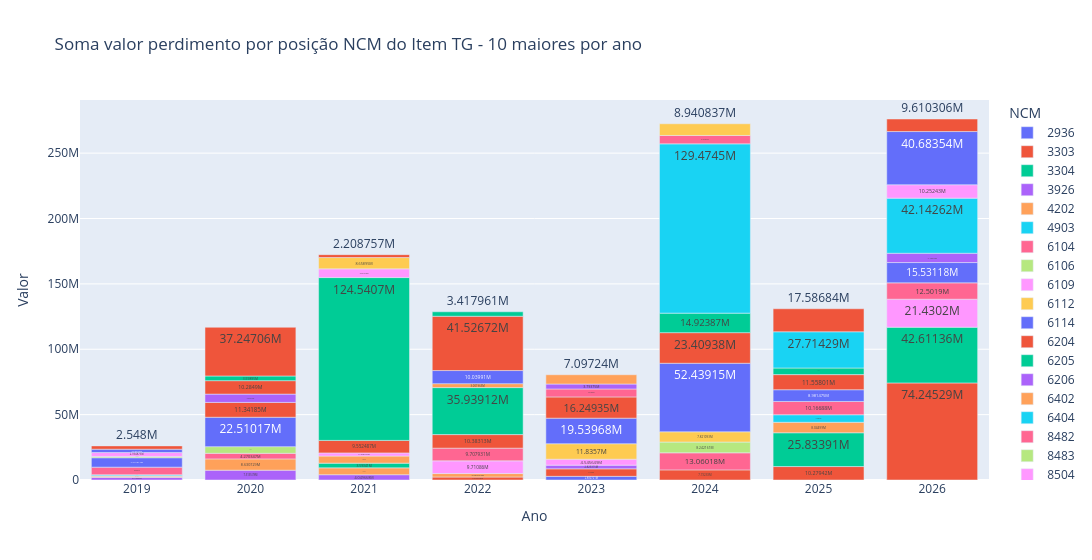

Notebook code for this chart:
### Markdown cell above
# Perdimento: 10 maiores NCMs por ano

### Code cell
g.FigNCMPorAno()

### Figure 1 — Plotly figure (JSON) as saved in the notebook; plotly's stock layout.template omitted (floating-point values rounded to 4 significant figures)
{"data": [{"hovertemplate": "NCM=2936<br>Ano=%{x}<br>Valor=%{y}<extra></extra>", "legendgroup": "2936", "marker": {"color": "#636efa", "pattern": {"shape": ""}}, "name": "2936", "orientation": "v", "showlegend": true, "textposition": "auto", "texttemplate": "%{y}", "type": "bar", "x": [2023], "xaxis": "x", "y": [2801000.0], "yaxis": "y"}, {"hovertemplate": "NCM=3303<br>Ano=%{x}<br>Valor=%{y}<extra></extra>", "legendgroup": "3303", "marker": {"color": "#EF553B", "pattern": {"shape": ""}}, "name": "3303", "orientation": "v", "showlegend": true, "textposition": "auto", "texttemplate": "%{y}", "type": "bar", "x": [2024, 2025, 2023, 2026, 2022], "xaxis": "x", "y": [7732000.0, 10280000.0, 5743000.0, 74250000.0, 2296000.0], "yaxis": "y"}, {"hovertemplate": "NCM=3304<br>Ano=%{x}<br>Valor=%{y}<extra></extra>", "legendgroup": "3304", "marker": {"color": "#00cc96", "pattern": {"shape": ""}}, "name": "3304", "orientation": "v", "showlegend": true, "textposition": "auto", "texttemplate": "%{y}", "type": "bar", "x": [2026, 2025], "xaxis": "x", "y": [42610000.0, 25830000.0], "yaxis": "y"}, {"hovertemplate": "NCM=3926<br>Ano=%{x}<br>Valor=%{y}<extra></extra>", "legendgroup": "3926", "marker": {"color": "#ab63fa", "pattern": {"shape": ""}}, "name": "3926", "orientation": "v", "showlegend": true, "textposition": "auto", "texttemplate": "%{y}", "type": "bar", "x": [2023, 2021, 2019, 2020], "xaxis": "x", "y": [2825000.0, 4050000.0, 2014000.0, 7514000.0], "yaxis": "y"}, {"hovertemplate": "NCM=4202<br>Ano=%{x}<br>Valor=%{y}<extra></extra>", "legendgroup": "4202", "marker": {"color": "#FFA15A", "pattern": {"shape": ""}}, "name": "4202", "orientation": "v", "showlegend": true, "textposition": "auto", "texttemplate": "%{y}", "type": "bar", "x": [2022, 2021, 2020, 2025], "xaxis": "x", "y": [2637000.0, 5238000.0, 8631000.0, 8045000.0], "yaxis": "y"}, {"hovertemplate": "NCM=4903<br>Ano=%{x}<br>Valor=%{y}<extra></extra>", "legendgroup": "4903", "marker": {"color": "#19d3f3", "pattern": {"shape": ""}}, "name": "4903", "orientation": "v", "showlegend": true, "textposition": "auto", "texttemplate": "%{y}", "type": "bar", "x": [2025], "xaxis": "x", "y": [5739000.0], "yaxis": "y"}, {"hovertemplate": "NCM=6104<br>Ano=%{x}<br>Valor=%{y}<extra></extra>", "legendgroup": "6104", "marker": {"color": "#FF6692", "pattern": {"shape": ""}}, "name": "6104", "orientation": "v", "showlegend": true, "textposition": "auto", "texttemplate": "%{y}", "type": "bar", "x": [2020], "xaxis": "x", "y": [4270000.0], "yaxis": "y"}, {"hovertemplate": "NCM=6106<br>Ano=%{x}<br>Valor=%{y}<extra></extra>", "legendgroup": "6106", "marker": {"color": "#B6E880", "pattern": {"shape": ""}}, "name": "6106", "orientation": "v", "showlegend": true, "textposition": "auto", "texttemplate": "%{y}", "type": "bar", "x": [2020], "xaxis": "x", "y": [5076000.0], "yaxis": "y"}, {"hovertemplate": "NCM=6109<br>Ano=%{x}<br>Valor=%{y}<extra></extra>", "legendgroup": "6109", "marker": {"color": "#FF97FF", "pattern": {"shape": ""}}, "name": "6109", "orientation": "v", "showlegend": true, "textposition": "auto", "texttemplate": "%{y}", "type": "bar", "x": [2022, 2026], "xaxis": "x", "y": [9711000.0, 21430000.0], "yaxis": "y"}, {"hovertemplate": "NCM=6112<br>Ano=%{x}<br>Valor=%{y}<extra></extra>", "legendgroup": "6112", "marker": {"color": "#FECB52", "pattern": {"shape": ""}}, "name": "6112", "orientation": "v", "showlegend": true, "textposition": "auto", "texttemplate": "%{y}", "type": "bar", "x": [2019], "xaxis": "x", "y": [792100.0], "yaxis": "y"}, {"hovertemplate": "NCM=6114<br>Ano=%{x}<br>Valor=%{y}<extra></extra>", "legendgroup": "6114", "marker": {"color": "#636efa", "pattern": {"shape": ""}}, "name": "6114", "orientation": "v", "showlegend": true, "textposition": "auto", "texttemplate": "%{y}", "type": "bar", "x": [2020], "xaxis": "x", "y": [22510000.0], "yaxis": "y"}, {"hovertemplate": "NCM=6204<br>Ano=%{x}<br>Valor=%{y}<extra></extra>", "legendgroup": "6204", "marker": {"color": "#EF553B", "pattern": {"shape": ""}}, "name": "6204", "orientation": "v", "showlegend": true, "textposition": "auto", "texttemplate": "%{y}", "type": "bar", "x": [2020, 2019], "xaxis": "x", "y": [11340000.0, 464000.0], "yaxis": "y"}, {"hovertemplate": "NCM=6205<br>Ano=%{x}<br>Valor=%{y}<extra></extra>", "legendgroup": "6205", "marker": {"color": "#00cc96", "pattern": {"shape": ""}}, "name": "6205", "orientation": "v", "showlegend": true, "textposition": "auto", "texttemplate": "%{y}", "type": "bar", "x": [2021], "xaxis": "x", "y": [3593000.0], "yaxis": "y"}, {"hovertemplate": "NCM=6206<br>Ano=%{x}<br>Valor=%{y}<extra></extra>", "legendgroup": "6206", "marker": {"color": "#ab63fa", "pattern": {"shape": ""}}, "name": "6206", "orientation": "v", "showlegend": true, "textposition": "auto", "texttemplate": "%{y}", "type": "bar", "x": [2020], "xaxis": "x", "y": [6342000.0], "yaxis": "y"}, {"hovertemplate": "NCM=6402<br>Ano=%{x}<br>Valor=%{y}<extra></extra>", "legendgroup": "6402", "marker": {"color": "#FFA15A", "pattern": {"shape": ""}}, "name": "6402", "orientation": "v", "showlegend": true, "textposition": "auto", "texttemplate": "%{y}", "type": "bar", "x": [2021], "xaxis": "x", "y": [5448000.0], "yaxis": "y"}, {"hovertemplate": "NCM=6404<br>Ano=%{x}<br>Valor=%{y}<extra></extra>", "legendgroup": "6404", "marker": {"color": "#19d3f3", "pattern": {"shape": ""}}, "name": "6404", "orientation": "v", "showlegend": true, "textposition": "auto", "texttemplate": "%{y}", "type": "bar", "x": [2019], "xaxis": "x", "y": [752300.0], "yaxis": "y"}, {"hovertemplate": "NCM=8482<br>Ano=%{x}<br>Valor=%{y}<extra></extra>", "legendgroup": "8482", "marker": {"color": "#FF6692", "pattern": {"shape": ""}}, "name": "8482", "orientation": "v", "showlegend": true, "textposition": "auto", "texttemplate": "%{y}", "type": "bar", "x": [2024, 2022, 2026, 2019, 2025], "xaxis": "x", "y": [13060000.0, 9708000.0, 12500000.0, 5809000.0, 10170000.0], "yaxis": "y"}, {"hovertemplate": "NCM=8483<br>Ano=%{x}<br>Valor=%{y}<extra></extra>", "legendgroup": "8483", "marker": {"color": "#B6E880", "pattern": {"shape": ""}}, "name": "8483", "orientation": "v", "showlegend": true, "textposition": "auto", "texttemplate": "%{y}", "type": "bar", "x": [2024], "xaxis": "x", "y": [8242000.0], "yaxis": "y"}, {"hovertemplate": "NCM=8504<br>Ano=%{x}<br>Valor=%{y}<extra></extra>", "legendgroup": "8504", "marker": {"color": "#FF97FF", "pattern": {"shape": ""}}, "name": "8504", "orientation": "v", "showlegend": true, "textposition": "auto", "texttemplate": "%{y}", "type": "bar", "x": [2021, 2023], "xaxis": "x", "y": [2408000.0, 4546000.0], "yaxis": "y"}, {"hovertemplate": "NCM=8507<br>Ano=%{x}<br>Valor=%{y}<extra></extra>", "legendgroup": "8507", "marker": {"color": "#FECB52", "pattern": {"shape": ""}}, "name": "8507", "orientation": "v", "showlegend": true, "textposition": "auto", "texttemplate": "%{y}", "type": "bar", "x": [2023, 2024], "xaxis": "x", "y": [11840000.0, 7821000.0], "yaxis": "y"}, {"hovertemplate": "NCM=8517<br>Ano=%{x}<br>Valor=%{y}<extra></extra>", "legendgroup": "8517", "marker": {"color": "#636efa", "pattern": {"shape": ""}}, "name": "8517", "orientation": "v", "showlegend": true, "textposition": "auto", "texttemplate": "%{y}", "type": "bar", "x": [2026, 2024, 2025, 2019, 2023], "xaxis": "x", "y": [15530000.0, 52440000.0, 8981000.0, 7213000.0, 19540000.0], "yaxis": "y"}, {"hovertemplate": "NCM=8518<br>Ano=%{x}<br>Valor=%{y}<extra></extra>", "legendgroup": "8518", "marker": {"color": "#EF553B", "pattern": {"shape": ""}}, "name": "8518", "orientation": "v", "showlegend": true, "textposition": "auto", "texttemplate": "%{y}", "type": "bar", "x": [2021, 2023, 2020, 2022, 2024, 2025], "xaxis": "x", "y": [9552000.0, 16250000.0, 10280000.0, 10380000.0, 23410000.0, 11560000.0], "yaxis": "y"}, {"hovertemplate": "NCM=8528<br>Ano=%{x}<br>Valor=%{y}<extra></extra>", "legendgroup": "8528", "marker": {"color": "#00cc96", "pattern": {"shape": ""}}, "name": "8528", "orientation": "v", "showlegend": true, "textposition": "auto", "texttemplate": "%{y}", "type": "bar", "x": [2021, 2020, 2022, 2025, 2024], "xaxis": "x", "y": [124500000.0, 3599000.0, 35940000.0, 5055000.0, 14920000.0], "yaxis": "y"}, {"hovertemplate": "NCM=8538<br>Ano=%{x}<br>Valor=%{y}<extra></extra>", "legendgroup": "8538", "marker": {"color": "#ab63fa", "pattern": {"shape": ""}}, "name": "8538", "orientation": "v", "showlegend": true, "textposition": "auto", "texttemplate": "%{y}", "type": "bar", "x": [2026], "xaxis": "x", "y": [7104000.0], "yaxis": "y"}, {"hovertemplate": "NCM=8539<br>Ano=%{x}<br>Valor=%{y}<extra></extra>", "legendgroup": "8539", "marker": {"color": "#FFA15A", "pattern": {"shape": ""}}, "name": "8539", "orientation": "v", "showlegend": true, "textposition": "auto", "texttemplate": "%{y}", "type": "bar", "x": [2022], "xaxis": "x", "y": [3002000.0], "yaxis": "y"}, {"hovertemplate": "NCM=8543<br>Ano=%{x}<br>Valor=%{y}<extra></extra>", "legendgroup": "8543", "marker": {"color": "#19d3f3", "pattern": {"shape": ""}}, "name": "8543", "orientation": "v", "showlegend": true, "textposition": "auto", "texttemplate": "%{y}", "type": "bar", "x": [2024, 2026, 2025], "xaxis": "x", "y": [129500000.0, 42140000.0, 27710000.0], "yaxis": "y"}, {"hovertemplate": "NCM=8708<br>Ano=%{x}<br>Valor=%{y}<extra></extra>", "legendgroup": "8708", "marker": {"color": "#FF6692", "pattern": {"shape": ""}}, "name": "8708", "orientation": "v", "showlegend": true, "textposition": "auto", "texttemplate": "%{y}", "type": "bar", "x": [2024, 2023], "xaxis": "x", "y": [6424000.0, 6079000.0], "yaxis": "y"}, {"hovertemplate": "NCM=9003<br>Ano=%{x}<br>Valor=%{y}<extra></extra>", "legendgroup": "9003", "marker": {"color": "#B6E880", "pattern": {"shape": ""}}, "name": "9003", "orientation": "v", "showlegend": true, "textposition": "auto", "texttemplate": "%{y}", "type": "bar", "x": [2019], "xaxis": "x", "y": [1009000.0], "yaxis": "y"}, {"hovertemplate": "NCM=9004<br>Ano=%{x}<br>Valor=%{y}<extra></extra>", "legendgroup": "9004", "marker": {"color": "#FF97FF", "pattern": {"shape": ""}}, "name": "9004", "orientation": "v", "showlegend": true, "textposition": "auto", "texttemplate": "%{y}", "type": "bar", "x": [2019, 2026, 2021], "xaxis": "x", "y": [2935000.0, 10250000.0, 6664000.0], "yaxis": "y"}, {"hovertemplate": "NCM=9101<br>Ano=%{x}<br>Valor=%{y}<extra></extra>", "legendgroup": "9101", "marker": {"color": "#FECB52", "pattern": {"shape": ""}}, "name": "9101", "orientation": "v", "showlegend": true, "textposition": "auto", "texttemplate": "%{y}", "type": "bar", "x": [2024, 2021], "xaxis": "x", "y": [8941000.0, 8659000.0], "yaxis": "y"}, {"hovertemplate": "NCM=9102<br>Ano=%{x}<br>Valor=%{y}<extra></extra>", "legendgroup": "9102", "marker": {"color": "#636efa", "pattern": {"shape": ""}}, "name": "9102", "orientation": "v", "showlegend": true, "textposition": "auto", "texttemplate": "%{y}", "type": "bar", "x": [2022, 2026, 2019], "xaxis": "x", "y": [10040000.0, 40680000.0, 2564000.0], "yaxis": "y"}, {"hovertemplate": "NCM=9503<br>Ano=%{x}<br>Valor=%{y}<extra></extra>", "legendgroup": "9503", "marker": {"color": "#EF553B", "pattern": {"shape": ""}}, "name": "9503", "orientation": "v", "showlegend": true, "textposition": "auto", "texttemplate": "%{y}", "type": "bar", "x": [2025, 2021, 2022, 2020, 2019, 2026], "xaxis": "x", "y": [17590000.0, 2209000.0, 41530000.0, 37250000.0, 2548000.0, 9610000.0], "yaxis": "y"}, {"hovertemplate": "NCM=9504<br>Ano=%{x}<br>Valor=%{y}<extra></extra>", "legendgroup": "9504", "marker": {"color": "#00cc96", "pattern": {"shape": ""}}, "name": "9504", "orientation": "v", "showlegend": true, "textposition": "auto", "texttemplate": "%{y}", "type": "bar", "x": [2022], "xaxis": "x", "y": [3418000.0], "yaxis": "y"}, {"hovertemplate": "NCM=9614<br>Ano=%{x}<br>Valor=%{y}<extra></extra>", "legendgroup": "9614", "marker": {"color": "#ab63fa", "pattern": {"shape": ""}}, "name": "9614", "orientation": "v", "showlegend": true, "textposition": "auto", "texttemplate": "%{y}", "type": "bar", "x": [2023], "xaxis": "x", "y": [3794000.0], "yaxis": "y"}, {"hovertemplate": "NCM=9617<br>Ano=%{x}<br>Valor=%{y}<extra></extra>", "legendgroup": "9617", "marker": {"color": "#FFA15A", "pattern": {"shape": ""}}, "name": "9617", "orientation": "v", "showlegend": true, "textposition": "auto", "texttemplate": "%{y}", "type": "bar", "x": [2023], "xaxis": "x", "y": [7097000.0], "yaxis": "y"}], "layout": {"barmode": "relative", "legend": {"title": {"text": "NCM"}, "tracegroupgap": 0}, "title": {"text": "Soma valor perdimento por posição NCM do Item TG - 10 maiores por ano"}, "width": 1100, "xaxis": {"anchor": "y", "domain": [0, 1], "title": {"text": "Ano"}}, "yaxis": {"anchor": "x", "domain": [0, 1], "title": {"text": "Valor"}}}}
